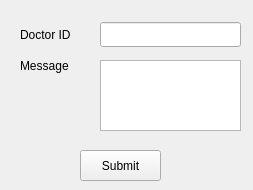
<?xml version="1.0" encoding="UTF-8"?>
<ui version="4.0">
 <class>MainWindow</class>
 <widget class="QMainWindow" name="MainWindow">
  <property name="geometry">
   <rect>
    <x>0</x>
    <y>0</y>
    <width>253</width>
    <height>190</height>
   </rect>
  </property>
  <property name="windowTitle">
   <string>MainWindow</string>
  </property>
  <widget class="QWidget" name="centralwidget">
   <widget class="QLabel" name="label">
    <property name="geometry">
     <rect>
      <x>20</x>
      <y>19</y>
      <width>81</width>
      <height>31</height>
     </rect>
    </property>
    <property name="text">
     <string>Doctor ID </string>
    </property>
   </widget>
   <widget class="QLabel" name="label_2">
    <property name="geometry">
     <rect>
      <x>20</x>
      <y>50</y>
      <width>81</width>
      <height>31</height>
     </rect>
    </property>
    <property name="text">
     <string>Message </string>
    </property>
   </widget>
   <widget class="QLineEdit" name="lineEdit">
    <property name="geometry">
     <rect>
      <x>100</x>
      <y>22</y>
      <width>141</width>
      <height>25</height>
     </rect>
    </property>
   </widget>
   <widget class="QTextEdit" name="textEdit">
    <property name="geometry">
     <rect>
      <x>100</x>
      <y>60</y>
      <width>141</width>
      <height>71</height>
     </rect>
    </property>
   </widget>
   <widget class="QPushButton" name="pushButton">
    <property name="geometry">
     <rect>
      <x>80</x>
      <y>150</y>
      <width>81</width>
      <height>31</height>
     </rect>
    </property>
    <property name="text">
     <string>Submit</string>
    </property>
   </widget>
  </widget>
 </widget>
 <resources/>
 <connections/>
</ui>
